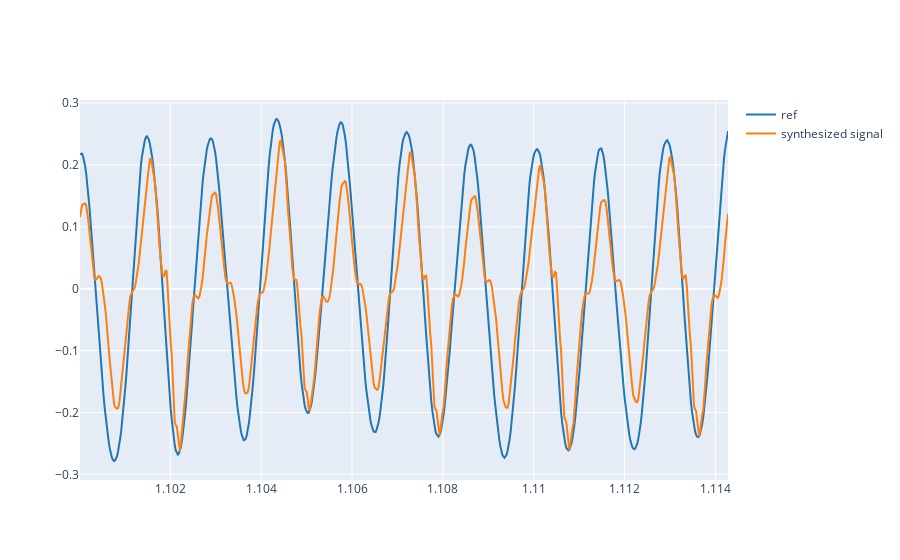

The code cell stored with this chart in its notebook:
### Markdown cell above
1.2 Plot both reference and synthesised signal.

### Code cell
plot_signals([ref, mult_signal], fs, t_start=t_start, t_end=t_end, name=['ref', 'synthesized signal'])

### Figure 1 — Plotly figure (JSON) as saved in the notebook; plotly's stock layout.template omitted (floating-point values rounded to 4 significant figures; data arrays with more than 128 entries replaced by an {"elided": "..."} marker saying what was removed)
{"data": [{"line": {"color": "#1f77b4", "shape": "linear"}, "mode": "lines", "name": "ref", "type": "scatter", "x": {"elided": "630 float values"}, "y": {"elided": "630 float values"}}, {"line": {"color": "#ff7f0e", "shape": "linear"}, "mode": "lines", "name": "synthesized signal", "type": "scatter", "x": {"elided": "630 float values"}, "y": {"elided": "630 float values"}}], "layout": {}}
